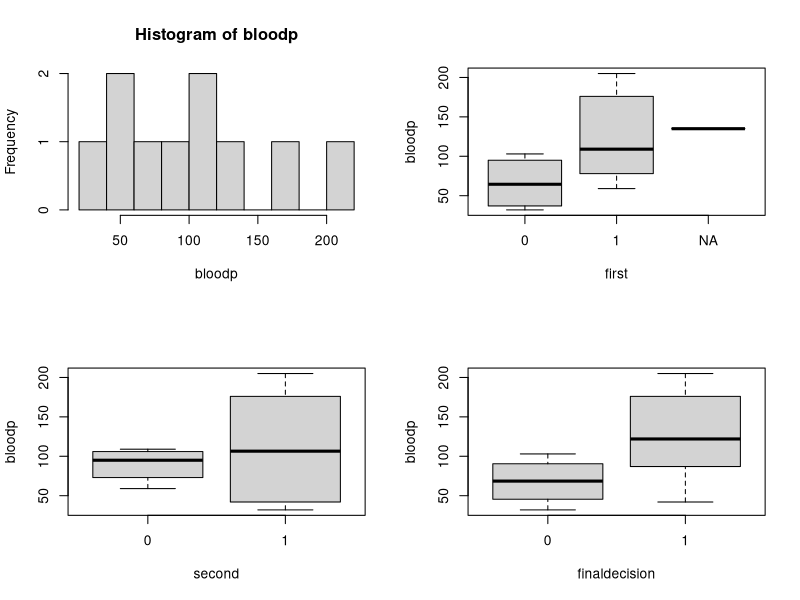

Reproduce this figure in R.
library(ggplot2)

Freq <- c(0.6,0.3,0.4,0.4,0.2,0.6,0.3,0.4,0.9,0.2)
bloodp <- c(103,87,32,42,59,109,78,205,135,176)
first <- c("0","0","0","0","1","1","1","1","NA","1")
second <- c("0","0","1","1","0","0","1","1","1","1")
finaldecision <- c("0","1","0","1","0","1","0","1","1","1")

df <- data.frame(Freq,bloodp,first,second, finaldecision)

print(df)

par(mfrow = c(2,2))
hist(bloodp,breaks = 9)
boxplot(bloodp~first, data = df)
boxplot(bloodp~second, data = df)
boxplot(bloodp~finaldecision, data = df)